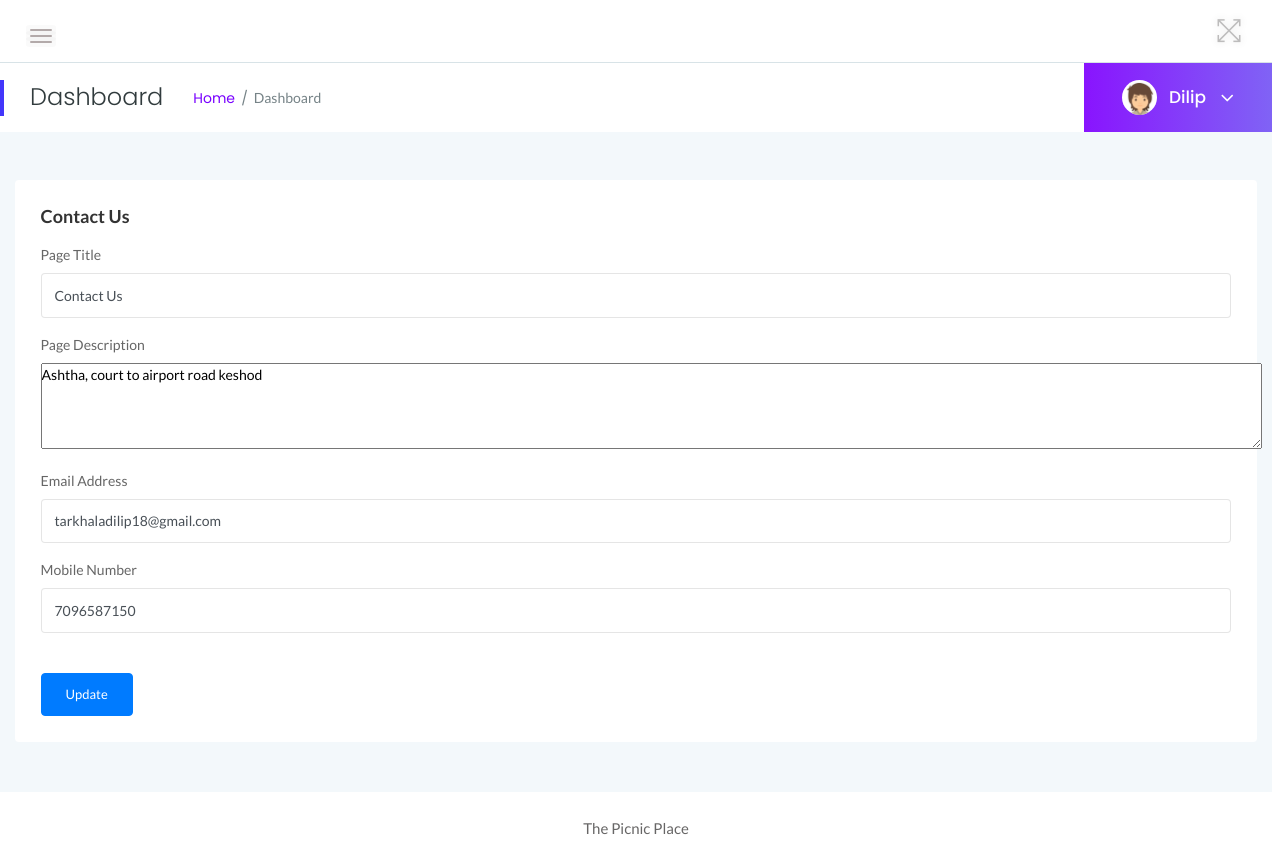
/admin/contactus.php (signed in), run on the app's committed database.
### tables this page shows
CREATE TABLE `tblpage` (
  `ID` int(10) NOT NULL,
  `PageType` varchar(200) DEFAULT NULL,
  `PageTitle` varchar(200) DEFAULT NULL,
  `PageDescription` mediumtext DEFAULT NULL,
  `Email` varchar(200) DEFAULT NULL,
  `MobileNumber` bigint(10) DEFAULT NULL,
  `UpdationDate` timestamp NULL DEFAULT NULL ON UPDATE current_timestamp()
);

### admin/contactus.php (the view, shortened to what this page needs)
<?php
include('includes/dbconnection.php');
if (strlen($_SESSION['zmsaid']==0)) {
  header('location:logout.php');
  } else{
  ?>
<!doctype html>
<html class="no-js" lang="en">
<head>
    <link rel="stylesheet" href="assets/css/bootstrap.min.css">
    <link rel="stylesheet" href="assets/css/font-awesome.min.css">
    <link rel="stylesheet" href="assets/css/themify-icons.css">
    <link rel="stylesheet" href="assets/css/metisMenu.css">
    <link rel="stylesheet" href="assets/css/owl.carousel.min.css">
    <link rel="stylesheet" href="assets/css/slicknav.min.css">
    <link rel="stylesheet" href="https://www.amcharts.com/lib/3/plugins/export/export.css" type="text/css" media="all" />
    <link rel="stylesheet" href="assets/css/typography.css">
    <link rel="stylesheet" href="assets/css/default-css.css">
    <link rel="stylesheet" href="assets/css/styles.css">
    <link rel="stylesheet" href="assets/css/responsive.css">
</head>
<body>
    <div class="page-container">
        <div class="main-content">
          <?php include_once('includes/header.php');?>
           <?php include_once('includes/pagetitle.php');?>
            <div class="main-content-inner">
                <div class="row">
                    <div class="col-lg-12 col-ml-12">
                        <div class="row">
                            <div class="col-12 mt-5">
                                <div class="card">
                                    <div class="card-body">
                                        <h4 class="header-title">Contact Us</h4>
                                        <form method="post" action="" name="">
                                            <?php
$ret=mysqli_query($con,"select * from  tblpage where PageType='contactus'");
while ($row=mysqli_fetch_array($ret)) {
?>
                                             <div class="form-group">
                                                <label for="exampleInputEmail1">Page Title</label>
                                                <input type="text" class="form-control" name="pagetitle" value="<?php  echo $row['PageTitle'];?>" required='true'>
                                            </div>
                                         <div class="form-group">
                                                <label for="exampleInputEmail1">Page Description</label>
                                                 <textarea  name="pagedes" required='true' cols="165" rows="4"><?php  echo $row['PageDescription'];?></textarea>
                                            </div>
                                           <div class="form-group">
                                                <label for="exampleInputEmail1">Email Address</label>
                                                 <input type="email" class="form-control" name="email" value="<?php  echo $row['Email'];?>" required='true'>
                                            </div>
                                            <div class="form-group">
                                                <label for="exampleInputEmail1">Mobile Number</label>
                                                 <input type="text" class="form-control" name="mobnum" value="<?php  echo $row['MobileNumber'];?>" required='true' maxlength="10" pattern='[0-9]+'>
                                            </div>
                                      <?php } ?>
                                            <button type="submit" class="btn btn-primary mt-4 pr-4 pl-4" name="submit">Update</button>
                                        </form>
                                    </div>
                                </div>
                            </div>
                        </div>
                    </div>
                </div>
            </div>
        </div>
        <?php include_once('includes/footer.php');?>
    </div>
</body>
</html>
<?php }  ?>

### admin/includes/pagetitle.php (shortened to what this page needs)
<?php
include('includes/dbconnection.php');
?>
<div class="page-title-area">
                <div class="row align-items-center">
                    <div class="col-sm-6">
                        <div class="breadcrumbs-area clearfix">
                            <h4 class="page-title pull-left">Dashboard</h4>
                            <ul class="breadcrumbs pull-left">
                                <li><a href="dashboard.php">Home</a></li>
                                <li><span>Dashboard</span></li>
                            </ul>
                        </div>
                    </div>
                    <div class="col-sm-6 clearfix">
                        <div class="user-profile pull-right">
                            <img class="avatar user-thumb" src="assets/images/author/avatar.png" alt="avatar">
                            <?php
$adid=$_SESSION['zmsaid'];
$ret=mysqli_query($con,"select AdminName from tbladmin where ID='$adid'");
$row=mysqli_fetch_array($ret);
$name=$row['AdminName'];
?>
                            <h4 class="user-name dropdown-toggle" data-toggle="dropdown"><?php echo $name; ?> <i class="fa fa-angle-down"></i></h4>
                        </div>
                    </div>
                </div>
            </div>

### admin/assets/css/styles.css (style rules this page uses)
.page-container { width: 100%; height: 100%; min-height: 100vh; padding-left: 280px; -webkit-transition: padding-left 0.3s ease 0s; transition: padding-left 0.3s ease 0s; }
.card { border: none; border-radius: 4px; background-color: #fff; -webkit-transition: all 0.3s ease 0s; transition: all 0.3s ease 0s; }
.card-body { padding: 25.6px; padding: 1.6rem; }
.main-content { width: 100%; background: #f3f8fb; }
.main-content-inner { padding: 0 30px 50px; }
.page-title-area { padding: 0 30px; background: #fff; position: relative; }
.page-title-area:before { content: ""; position: absolute; left: 0; top: 50%; width: 4px; height: 36px; background: var(--primary-color); -webkit-transform: translateY(-50%); transform: translateY(-50%); }
.page-title { font-size: 24px; font-weight: 300; color: #313b3d; letter-spacing: 0; margin-right: 30px; }
ul.breadcrumbs { margin-top: 4px; }
.breadcrumbs li { display: inline-block; }
.breadcrumbs li a, .breadcrumbs li span { display: block; font-size: 14px; font-weight: 400; color: #7801ff; letter-spacing: 0; margin-right: 16px; position: relative; }
.breadcrumbs li a:before { content: "/"; color: #768387; position: absolute; right: -13px; top: 0; }
.breadcrumbs li span { margin-right: 0; color: #768387; text-transform: capitalize; }
.user-profile { margin-right: -30px; display: -webkit-box; display: -ms-flexbox; display: flex; -webkit-box-align: center; -ms-flex-align: center; align-items: center; -ms-flex-wrap: wrap; flex-wrap: wrap; background: -webkit-linear-gradient(left, #8914fe 0%, #8063f5 100%); background: linear-gradient(to right, #8914fe 0%, #8063f5 100%); padding: 17px 38px; position: relative; }
.user-profile img.avatar { height: 35px; width: 35px; border-radius: 50%; margin-right: 12px; }
.user-name { font-size: 17px; font-weight: 500; color: #fff; letter-spacing: 0; cursor: pointer; -webkit-user-select: none; -moz-user-select: none; -ms-user-select: none; user-select: none; }
.user-name i { margin-left: 10px; font-size: 21px; vertical-align: middle; position: relative; }
.notification-area .dropdown-toggle, .user-name.dropdown-toggle { position: relative; }
.notification-area .dropdown-toggle:after, .user-name.dropdown-toggle:after { display: none; }
.header-title { font-family: "Lato", sans-serif; font-size: 18px; font-weight: 600; letter-spacing: 0; color: #333; text-transform: capitalize; margin-bottom: 17px; }
.btn { padding: 11px 17px; font-size: 13px; letter-spacing: 0; }
.form-control, .form-control:focus { outline: none; box-shadow: none; }
.form-control { font-size: 14px; border: 1px solid rgba(170, 170, 170, 0.3); padding: 10.72px 12.8px; padding: 0.67rem 0.8rem; }
label { font-weight: 500; color: #666; display: inline-block; margin-bottom: 8px; margin-bottom: 0.5rem; }

### admin/assets/css/responsive.css (style rules this page uses)
@media screen and (min-width: 1200px) and (max-width: 1440px) { .col-ml-12 { -webkit-box-flex: 0; -ms-flex: 0 0 100%; flex: 0 0 100%; max-width: 100%; } }
@media (min-width: 1200px) and (max-width: 1364px) { .main-content-inner { padding: 0 15px 50px; } }
@media (min-width: 1200px) and (max-width: 1364px) { .page-container, .sbar_collapsed.page-container { padding-left: 0; } }

### data on the page
tblpage: pagetitle "Contact Us", pagedes "Ashtha, court to airport road keshod", email "tarkhaladilip18@gmail.com", mobnum "7096587150"

### other printed values
$name "Dilip"
